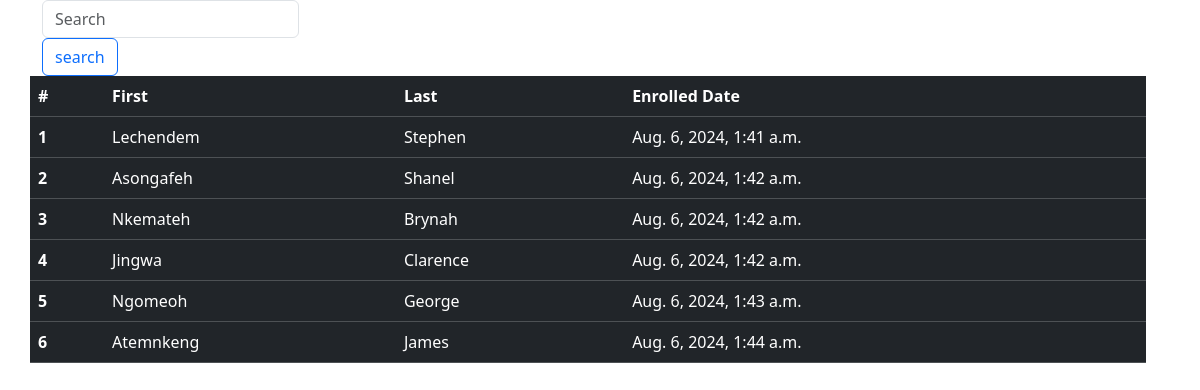
Before: / with the older database file.
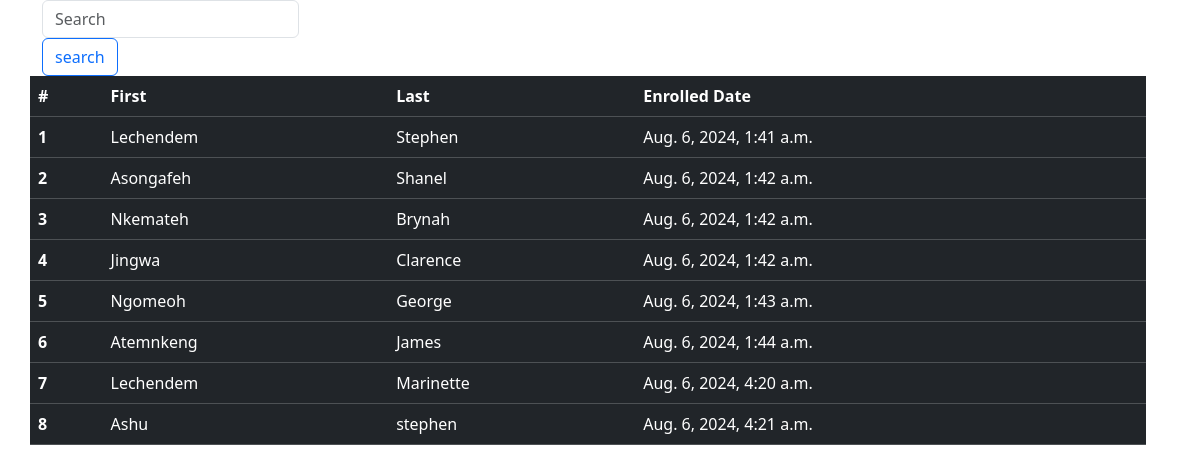
After: the same page with the newer database file.
### Todo/models.py (models this page shows, shortened)
class Students(models.Model):
    first_name = models.CharField(max_length=150)
    last_name = models.CharField(max_length=100, blank=True)
    enrolled_date = models.DateTimeField(auto_now_add=True)
    class Meta:
        verbose_name = 'Students'
        verbose_name_plural = 'Students'

### Todo/views.py (the view)
# urls.py: 2. Add a URL to urlpatterns:  path('', views.home, name='home')
def home(request):
    student = Students.objects.all()
    context = {
        'students': student
    }
    return render(request, 'todo/pages/home.html', context )

### templates/todo/pages/home.html (shortened to what this page needs)
<!DOCTYPE html>
<html lang="en">
<head>
    <link href="https://cdn.jsdelivr.net/npm/bootstrap@5.3.3/dist/css/bootstrap.min.css" rel="stylesheet">
</head>
<body>
    <div class="container">
        <div class="row">
            <div class="col-md-8">
                <div class="col-md-8">
                    <div class="input-group">
                        {% include "todo/pages/search.html" %}
            </div>
        </div>
        <br>
    {% if query %}
        <div class="row ">
            <table class="table table-dark">
                <thead>
                  <tr>
                    <th scope="col">#</th>
                    <th scope="col">First</th>
                    <th scope="col">Last</th>
                    <th scope="col">Enrolled Date</th>
                  </tr>
                </thead>
                <tbody>
                        {% for result in results %}
                                   <tr>
                                    {% if result != None %}
                                        <th scope="row">{{ result.id }}</th>
                                        <td>{{ result.first_name }}</td>
                                        <td>{{ result.last_name }}</td>
                                        <td>{{ result.enrolled_date }}</td>
                                    {% else %}
                                           <h3> No search result </h3>
                                    {% endif %}
                                   </t>
                        {% endfor %}
                </tbody>
              </table>
        </div>
      </div>
    {% else %}
        <div class="row ">
                <table class="table table-dark">
                    <thead>
                      <tr>
                        <th scope="col">#</th>
                        <th scope="col">First</th>
                        <th scope="col">Last</th>
                        <th scope="col">Enrolled Date</th>
                      </tr>
                    </thead>
                    <tbody>
                      {% for student in students %}
                      <tr>
                        <th scope="row">{{ student.id }}</th>
                        <td>{{ student.first_name }}</td>
                        <td>{{ student.last_name }}</td>
                        <td>{{ student.enrolled_date }}</td>
                      </tr>
                      {% endfor %}
                    </tbody>
                  </table>
                  {% endif %}
            </div>
        </div>
    </div>
</body>
</html>

### templates/todo/pages/search.html (shortened to what this page needs)
<form action="{% url 'search' %}" method="POST">
    <input type="search" class="form-control rounded" placeholder="Search" aria-label="Search" aria-describedby="search-addon" name='search_query' />
    <button type="submit" class="btn btn-outline-primary" data-mdb-ripple-init>search</button>
</div>

Changed rows visible on the page:
added Students: id "7", first_name "Lechendem", last_name "Marinette", enrolled_date "Aug. 6, 2024, 4:20 a.m."
added Students: id "8", first_name "Ashu", last_name "stephen", enrolled_date "Aug. 6, 2024, 4:21 a.m."
